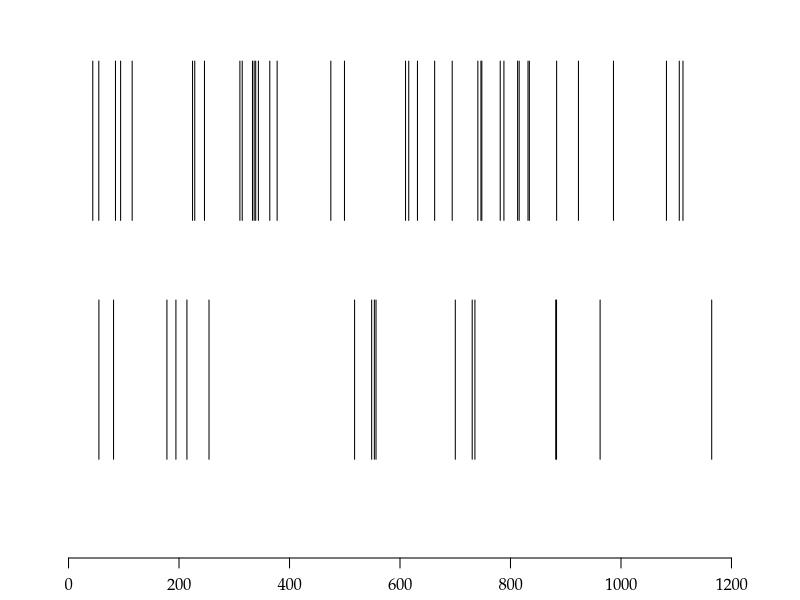

This figure's R source:
args = commandArgs()
basename = sub(".R$", "", sub("^--file=(.*/)?", "", args[grep("^--file=", args)]))
if (length(basename) != 0)
    quartz(type="pdf", file=paste0(basename, ".pdf"), width=7, height=2)
par(family="Palatino")
par(mgp=c(2,0.8,0)) # title and axis margins. default: c(3,1,0)
par(mar=c(2,2,2,2)+0.1) # bottom, left, top, right margins. default: c(5,4,4,2)+0.1
plot(c(0,1200), c(0,3), type="n", axes=FALSE, xlab="", ylab="")
axis(1)
x1 = c(55,81.5,178.1,194.4,214.3,254.3,517.8,548.7,
       553.6,556.6,700.1,730.7,735.6,881.9,883.3,962.2,1164.2)
x2 = c(43.9,54.8,85,94.3,115.2,224.5,228.5,246.1,310.2,
       314.4,333,336,338.8,343.7,364.3,377.6,474.8,499.5,
       610,615.8,631.6,662.7,694.5,740.9,746.5,748.1,781.4,
       788.1,812.9,815.7,831.7,834.1,883.5,923,986.4,1082.3,1105.5,1112.2)
segments(x1, 0.5, x1, 1.5)
segments(x2, 2, x2, 3)
dev.off()
